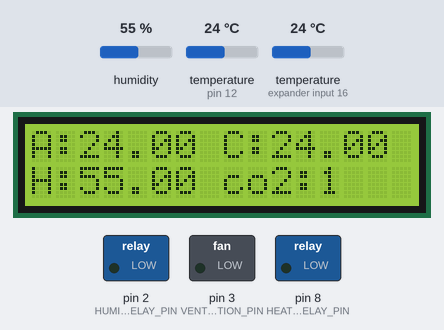
This sketch was run on a simulated Arduino Uno, built with avr-gcc and run on an emulated ATmega328P. Shown: 16×2 character LCD, switched loads named in the sketch (green lamp = pin HIGH). The test bench sets the inputs (shaded band); at power-on: humidity 55 %, temperature (sensors on pin 12, expander input 16) 24 °C. What the sketch prints to the serial monitor is not drawn.

Above: at 3.4 s.
3.5 s: humidity set to 22 %
At 5.8 s:
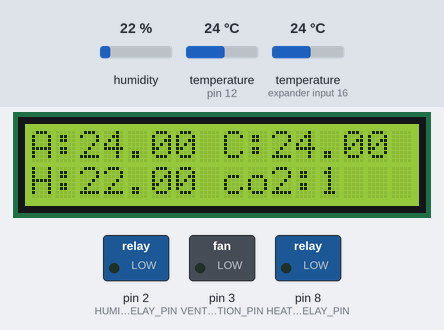
6.3 s: temperature (sensor on pin 12) set to 12 °C
At 7.4 s:
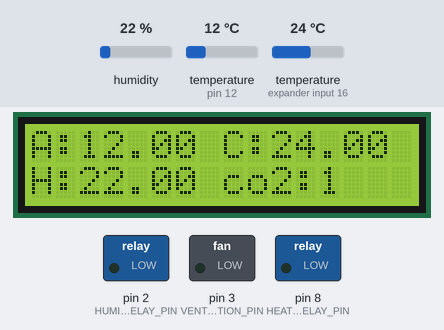
8.3 s: temperature (sensor on expander input 16) set to 12 °C
At 10.0 s:
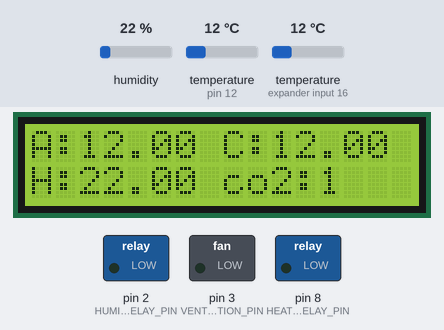
10.3 s: humidity set to 40 %
At 11.7 s:
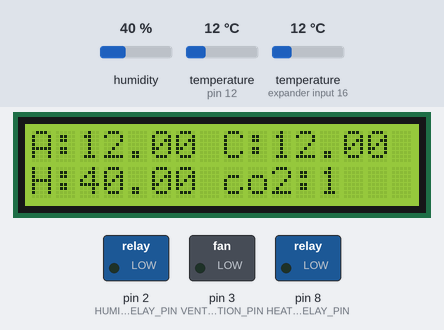
12.3 s: temperature (sensor on pin 12) set to 19 °C
At 13.2 s:
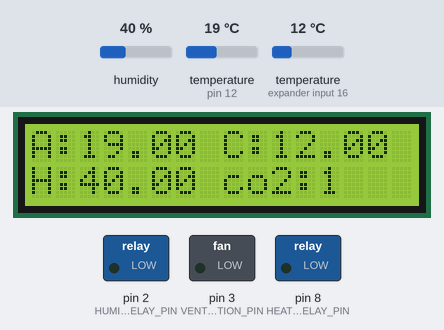
14.3 s: temperature (sensor on expander input 16) set to 19 °C
At 16.0 s:
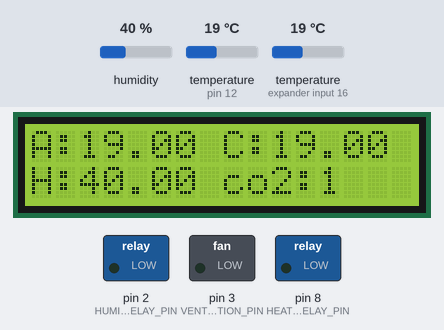
Timing chart, 0 to 17.3 s (numbered marks = the images above; inputs shaded):
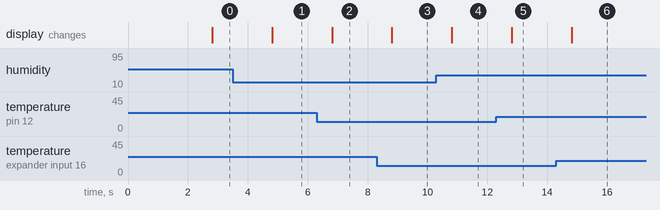

The sketch:

main.ino
```cpp
/********************************************************************/
// First we include the libraries
#include <EEPROM.h>
#include <OneWire.h>
#include <DallasTemperature.h>
#include <LiquidCrystal_I2C.h>
#include <SoftwareSerial.h>

#include <Adafruit_BME280.h>
#define BME_SCK 13
#define BME_MISO 12
#define BME_MOSI 11
#define BME_CS 10

/********************************************************************/
#define ONE_WIRE_BUS 12
#define UPDATE_TIME 2000
#define CO2_UPDATE_TIME 15000
#define HEAT_RELAY_PIN 8
#define HUMIDIFIER_RELAY_PIN 2
#define VENTILATION_PIN 3

boolean airAvailable, compostAvailable, humidityAvailable, co2Available;

/********************************************************************/
/// Temperature sensors DS18b2
OneWire oneWire(ONE_WIRE_BUS);
DallasTemperature sensors(&oneWire);
LiquidCrystal_I2C lcd(0x27,16,2);

/// Humidity (and also temp and pressure) sensor BME280
Adafruit_BME280 bme;

/********************************************************************/

int signum(float val) {
  return ((val > 0) ? 1 : ((val < 0) ? -1 : 0));
}

typedef struct {
  float setPoint;
  float deviation;
  float koefficient;
} ControllerConfig;

/********************************************************************/
// EEPROM CODE
template <class T> int writeToMemory(int ee, const T& value) {
  const byte* p = (const byte*)(const void*)&value;
  int i;
  for (i = 0; i < sizeof(value); i++) {
    EEPROM.update(ee++, *p++);
  }
  return i;
}

template <class T> int readFromMemory(int ee, T& value) {
  byte* p = (byte*)(void*)&value;
  int i;
  for (i = 0; i < sizeof(value); i++) {
    *p++ = EEPROM.read(ee++);
  }
  return i;
}
/********************************************************************/
/********************************************************************/
///Temperature controller structure
typedef class {
  public:
    int direction = 1;
    float input, setPoint, maxSetPoint, minSetPoint, maxDeviation, minDeviation;
    float deviation = 0;
    float k = 0;
    boolean output;
    void setUp(uint8_t relayPin) {
      _relayPin = relayPin;
      pinMode(_relayPin, OUTPUT);
    }

    void control(uint32_t deltaTime) {
      output = computeResult(deltaTime);
      digitalWrite(_relayPin, output);
    }

    boolean computeResult(uint32_t deltaTime) {
      float signal ;
      if (deltaTime > 0) {
        float derivative = (input - _previousInput) / deltaTime;
        _previousInput = input;
        signal = input + k * derivative;
      } else {
        signal = input;
      }
      int8_t F = (signum(signal - setPoint - deviation / 2) + signum(signal - setPoint + deviation / 2)) / 2;
      if (F == 1) output = !direction;
      else if (F == -1) output = direction;
      return output;
    }
    void loadConfig(ControllerConfig config) {
      if (minSetPoint < config.setPoint && config.setPoint < maxSetPoint) {
        setPoint = config.setPoint;
      }
      if (minDeviation < config.deviation && config.deviation < maxDeviation) {
        deviation = config.deviation;
      }
      k = config.koefficient;
    }
    ControllerConfig getConfig() {
      ControllerConfig result {};
      result.setPoint = setPoint;
      result.deviation = deviation;
      result.koefficient = k;
      return result;
    }

  private:
    float _previousInput = 0;
    int _relayPin;
} RelayController;
/********************************************************************/

/********************************************************************/
/// Data struct

typedef struct {
  float airTemperature;
  float compostTemperature;
  float humidity;
  float co2;
} SensorsData;
/********************************************************************/

typedef class {
  public:
  void setUp(SoftwareSerial* serial) {
    _sensorSerial = serial;
    _sensorSerial->begin(9600);
  }
  unsigned int readData() {
      byte cmd[9] = {0xFF,0x01,0x86,0x00,0x00,0x00,0x00,0x00,0x79};
      unsigned char response[9];
      _sensorSerial->write(cmd, 9);
      memset(response, 0, 9);
      _sensorSerial->readBytes(response, 9);
      int i;
      byte crc = 0;
      for (i = 1; i < 8; i++) crc+=response[i];
      crc = 255 - crc;
      crc++;

      if ( !(response[0] == 0xFF && response[1] == 0x86 && response[8] == crc) ) {
        Serial.println("CRC error: " + String(crc) + " / "+ String(response[8]));
        return 1;
      } else {
        unsigned int responseHigh = (unsigned int) response[2];
        unsigned int responseLow = (unsigned int) response[3];
        unsigned int ppm = (256*responseHigh) + responseLow;
        return ppm;
      }
  }
  void enableCalibration() {
    _sensorSerial->write(_enableAbcCommand, 9);
  }
  void disableCalibration() {
    _sensorSerial->write(_disableAbcCommand, 9);
  }
  void calibrate() {
    _sensorSerial->write(_calibrateCommand, 9);
  }
  private:
  SoftwareSerial* _sensorSerial;
  uint32_t _speed;
  unsigned char _response[9];
  byte _readCommand[9] = {0xFF,0x01,0x86,0x00,0x00,0x00,0x00,0x00,0x79};
  byte _calibrateCommand[9] = {0xFF, 0x01, 0x87, 0x00, 0x00, 0x00, 0x00, 0x00, 0x78 };
  byte _enableAbcCommand[9] = {0xFF, 0x01, 0x79, 0xA0, 0x00, 0x00, 0x00, 0x00, 0xE6 };
  byte _disableAbcCommand[9] = {0xFF, 0x01, 0x79, 0x00, 0x00, 0x00, 0x00, 0x00, 0x86 };

} Co2Sensor;


/********************************************************************/
RelayController airTemperatureController;
RelayController humidifierController;
RelayController co2Controller;
SoftwareSerial serial(A0, A1);
Co2Sensor co2Sensor;

void setup(void)
{
 // start serial port
 setUpLCD();
 printLCDInfo("Wait...");
 while(!Serial) delay(1);
 Serial.begin(9600);
 printLCDInfo("Wait...25%");
 // Start up temp sensors
 printLCDInfo("Wait...50%");
 //pinMode(HEAT_RELAY_PIN, OUTPUT);
 // Start up humidity sensor
 while (setupHumiditySensor()) {
      delay(50);
    }
  printLCDInfo("Wait...75%");
  setUpAirController();
  setUpHumidityController();
  setupC02Controller();
  printLCDInfo("Ready!");
  delay(500);
}
/********************************************************************/
/********************************************************************/
/// Temperature setup
bool setupHumiditySensor() {
  unsigned status;
  // default settings
  status = bme.begin();
  if (!status) {
     Serial.print("ERROR. Sensor id: 0x");
     Serial.println(bme.sensorID(),16);
  }
  return !status;
}
/********************************************************************/

const int CONFIG_SIZE = sizeof(ControllerConfig);
const int HUMIDITY_CONTROLLER_ADDRESS = 0;
const int AIR_CONTROLLER_ADDRESS = HUMIDITY_CONTROLLER_ADDRESS + CONFIG_SIZE;

void setUpHumidityController() {
  humidifierController.setUp(HUMIDIFIER_RELAY_PIN);
  humidifierController.deviation = 2;
  humidifierController.maxDeviation = 10;
  humidifierController.minDeviation = 0;
  humidifierController.maxSetPoint = 99;
  humidifierController.minSetPoint = 10;
  ControllerConfig config;
  readFromMemory(HUMIDITY_CONTROLLER_ADDRESS, config);
  humidifierController.loadConfig(config);
  humidityAvailable = true;
}

void setUpAirController() {
  sensors.begin();
  airTemperatureController.setUp(HEAT_RELAY_PIN);
  airTemperatureController.deviation = 1;
  airTemperatureController.maxDeviation = 10;
  airTemperatureController.minDeviation = 0.1;
  airTemperatureController.maxSetPoint = 40;
  airTemperatureController.minSetPoint = 10;
  ControllerConfig config;
  readFromMemory(AIR_CONTROLLER_ADDRESS, config);
  airTemperatureController.loadConfig(config);
  airAvailable = compostAvailable = true;
}

void setupC02Controller() {
  co2Sensor.setUp(&serial);
  co2Available = true;
  co2Controller.setUp(VENTILATION_PIN);
  // Reverse the direction of co2 sensor
  co2Controller.direction = 0;
  co2Controller.deviation = 250;
}

void setUpLCD() {
  lcd.init();
  lcd.backlight();
}
void printLCDInfo(String info) {
  lcd.clear();
  lcd.print("SmartGH v0.1");
  lcd.setCursor(0,1);
  lcd.print(info);
}
/********************************************************************/

void printDataOnLCD(float airTemperature, float compostTemperature, float humidity, int co2) {
  lcd.clear();
  lcd.print("A:");
  if (airAvailable) {
    lcd.print(airTemperature);
  } else {
    lcd.print("--");
  }
  lcd.setCursor(8,0);
  lcd.print("C:");
  if (compostAvailable) {
    lcd.print(compostTemperature);
  } else {
    lcd.print("--");
  }
  lcd.setCursor(0,1);
  lcd.print("H:");
  if (humidityAvailable) {
    lcd.print(humidity);
  } else {
    lcd.print("--");
  }
  lcd.setCursor(8,1);
  lcd.print("co2:");
  if (co2Available) {
    lcd.print(co2);
  } else {
    lcd.print("--");
  }
}

/********************************************************************/

uint32_t timer = 0;
uint32_t co2Timer = 15000;


int co2;
void loop(void)
{
  if (Serial.available() > 0) {
    processInput();
  }
  uint32_t millisValue = millis();
  uint32_t deltaTime = millisValue - timer;
  uint32_t co2DeltaTime = millisValue - co2Timer;
  if (deltaTime > UPDATE_TIME) {
    timer = millis();
    sensors.requestTemperatures(); // Send the command to get temperature readings
    SensorsData data = {};
    float airTemperature = sensors.getTempCByIndex(0);
    float compostTemperature = sensors.getTempCByIndex(1);
    float humidity = bme.readHumidity();
    printDataOnLCD(airTemperature, compostTemperature, humidity, co2);
    airTemperatureController.input = airTemperature;
    airTemperatureController.control(deltaTime);
    humidifierController.input = humidity;
    humidifierController.control(deltaTime);
    Serial.print("air:");
    Serial.print(airTemperature);
    Serial.print(' ');
    Serial.print("compost:");
    Serial.print(compostTemperature);
    Serial.print(' ');
    Serial.print("humidity:");
    Serial.print(humidity);
    Serial.print(' ');
    Serial.print("co2:");
    Serial.println(co2);
  }
  if (co2DeltaTime > CO2_UPDATE_TIME) {
    co2Timer = millis();
    co2 = co2Sensor.readData();
    co2Controller.input = co2;
    co2Controller.control(co2DeltaTime);
  }
}

void processInput() {
  String command = Serial.readString();
  int equalIndex = command.indexOf('=');
  int separatorIndex = command.indexOf(';');
  String coef = command.substring(separatorIndex+1, equalIndex);
  String controllerStr = command.substring(0, separatorIndex);
  RelayController* controller = &humidifierController;
  int address = 0;
  boolean saveAddress = false;
  boolean needToProcessCo2Input = false;
  if (controllerStr == "H") {
    controller = &humidifierController;
    saveAddress = true;
    address = HUMIDITY_CONTROLLER_ADDRESS;
  } else if (controllerStr == "A") {
    controller = &airTemperatureController;
    saveAddress = true;
    address = AIR_CONTROLLER_ADDRESS;
  } else if (controllerStr == "C") {
    controller = &co2Controller;
  } else if (controllerStr == "CC") { // Calibration
    needToProcessCo2Input = true;
  }
  String stringValue = command.substring(equalIndex+1, command.length());
  float value = stringValue.toFloat();
  if (needToProcessCo2Input) {
    processCo2Input(coef);
    return;
  }
  if (coef == "SP") {
    controller->setPoint = value;
  } else if (coef == "DV") {
    controller->deviation = value;
  } else if (coef == "KD") {
    controller->k = value;
  }
  if (saveAddress) {
    ControllerConfig config = controller->getConfig();
    writeToMemory(address, config);
  }
}

void processCo2Input(String command) {
  //Serial.println("Processing CO2 command. Command=" + command);
  if (command == "E") {
    //enable autocalibration
    co2Sensor.enableCalibration();
  } else if (command == "D")  {
    co2Sensor.disableCalibration();
  } else if (command == "C") {
    //calibrate
    co2Sensor.calibrate();
  }
}
```

Measured:
- after the input at 3.5 s, the display: changes after 1.3 s (image 1)
- after the input at 6.3 s, the display: changes after 0.51 s (image 2)
- after the input at 8.3 s, the display: changes after 0.51 s (image 3)
- after the input at 10.3 s, the display: changes after 0.52 s (image 4)
- after the input at 12.3 s, the display: changes after 0.52 s (image 5)
- after the input at 14.3 s, the display: changes after 0.52 s (image 6)
